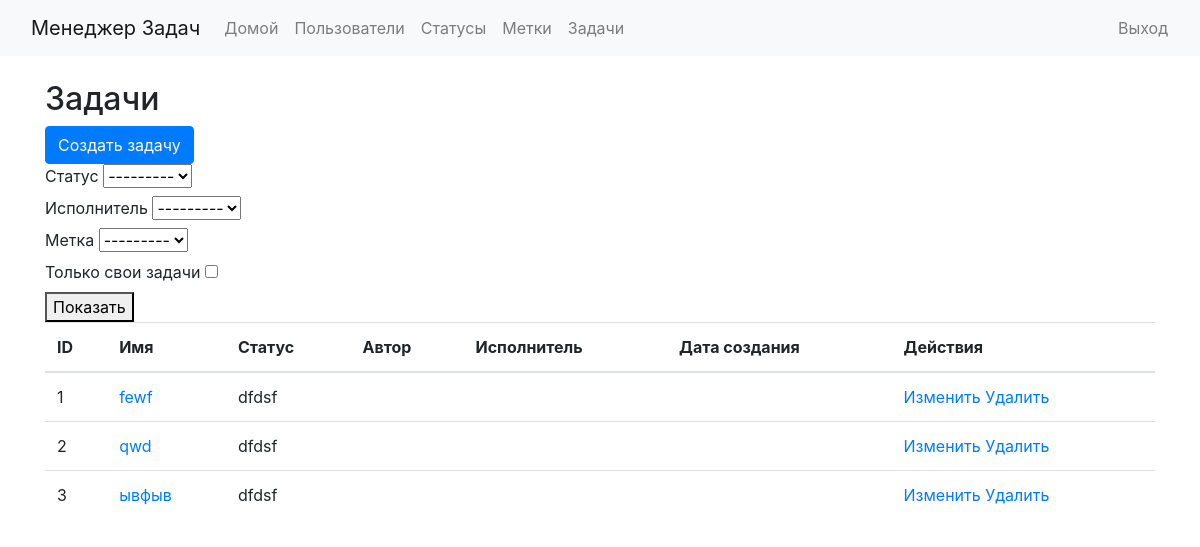
Page /tasks/ (signed in) on the committed database.
### tasks/models.py (models this page shows, shortened)
class Task(models.Model):
    name = models.CharField(max_length=255)
    description = models.TextField()
    status = models.ForeignKey('statuses.Status', on_delete=models.PROTECT)
    assigned_to = models.ForeignKey(User, on_delete=models.PROTECT, null=True, blank=True)
    labels = models.ManyToManyField('labels.Label', related_name='tasks_with_labels', blank=True)
    author = models.ForeignKey(User, on_delete=models.CASCADE, related_name='tasks_created', null=True)

### statuses/models.py (models this page shows, shortened)
class Status(models.Model):
    name = models.CharField(max_length=100, unique=True)

### tasks/views.py (the view)
# urls.py: path('', TaskListView.as_view(), name='task-list'),
class TaskListView(LoginRequiredMixin, FilterView):
    model = Task
    template_name = 'tasks/task_list.html'
    context_object_name = 'tasks'
    filterset_class = TaskFilter
    def get_context_data(self, **kwargs):
        context = super().get_context_data(**kwargs)
        context['statuses'] = Status.objects.all()
        context['users'] = User.objects.all()
        context['labels'] = Label.objects.all()
        return context

### tasks/templates/tasks/task_list.html (shortened to what this page needs)
{% extends 'base.html' %}
{% block content %}
    <h2>Задачи</h2>
<a href="{% url 'task-create' %}" class="btn btn-primary">Создать задачу</a>
    <form method="get" action="{% url 'task-list' %}">
        <div>
            <label for="status">Статус</label>
            <select name="status" id="status">
                <option value="">---------</option>
            </select>
        </div>
        <div>
            <label for="author">Исполнитель</label>
            <select name="author" id="author">
                <option value="">---------</option>
            </select>
        </div>
        <div>
            <label for="label">Метка</label>
            <select name="labels" id="label">
                <option value="">---------</option>
            </select>
        </div>
        <div>
            <label for="own_tasks">Только свои задачи</label>
            <input type="checkbox" name="own_tasks" id="own_tasks" {% if request.GET.own_tasks %}checked{% endif %}>
        </div>
        <button type="submit">Показать</button>
    </form>
    <table class="table">
        <thead>
            <tr>
                <th>ID</th>
                <th>Имя</th>
                <th>Статус</th>
                <th>Автор</th>
                <th>Исполнитель</th>
                <th>Дата создания</th>
                <th>Действия</th>
            </tr>
        </thead>
        <tbody>
            {% for task in tasks %}
                <tr>
                    <td>{{ task.id }}</td>
                    <td><a href="{% url 'task-detail' task.pk %}">{{ task.name }}</a></td>
                    <td>{{ task.status.name }}</td>
                    <td>{{ task.author.get_full_name }}</td>
                    <td>{{ task.assigned_to.get_full_name }}</td>
                    <td>{{ task.created_at|date:"d.m.Y H:i" }}</td>
                    <td>
                        <a href="{% url 'task-update' task.pk %}">Изменить</a>
                        <a href="{% url 'task-delete' task.pk %}">Удалить</a>
                    </td>
                </tr>
            {% endfor %}
        </tbody>
    </table>
{% endblock %}

### rows in the picture
Task: id "1", name "fewf", status.name "dfdsf"
Task: id "2", name "qwd", status.name "dfdsf"
Task: id "3", name "ывфыв", status.name "dfdsf"
